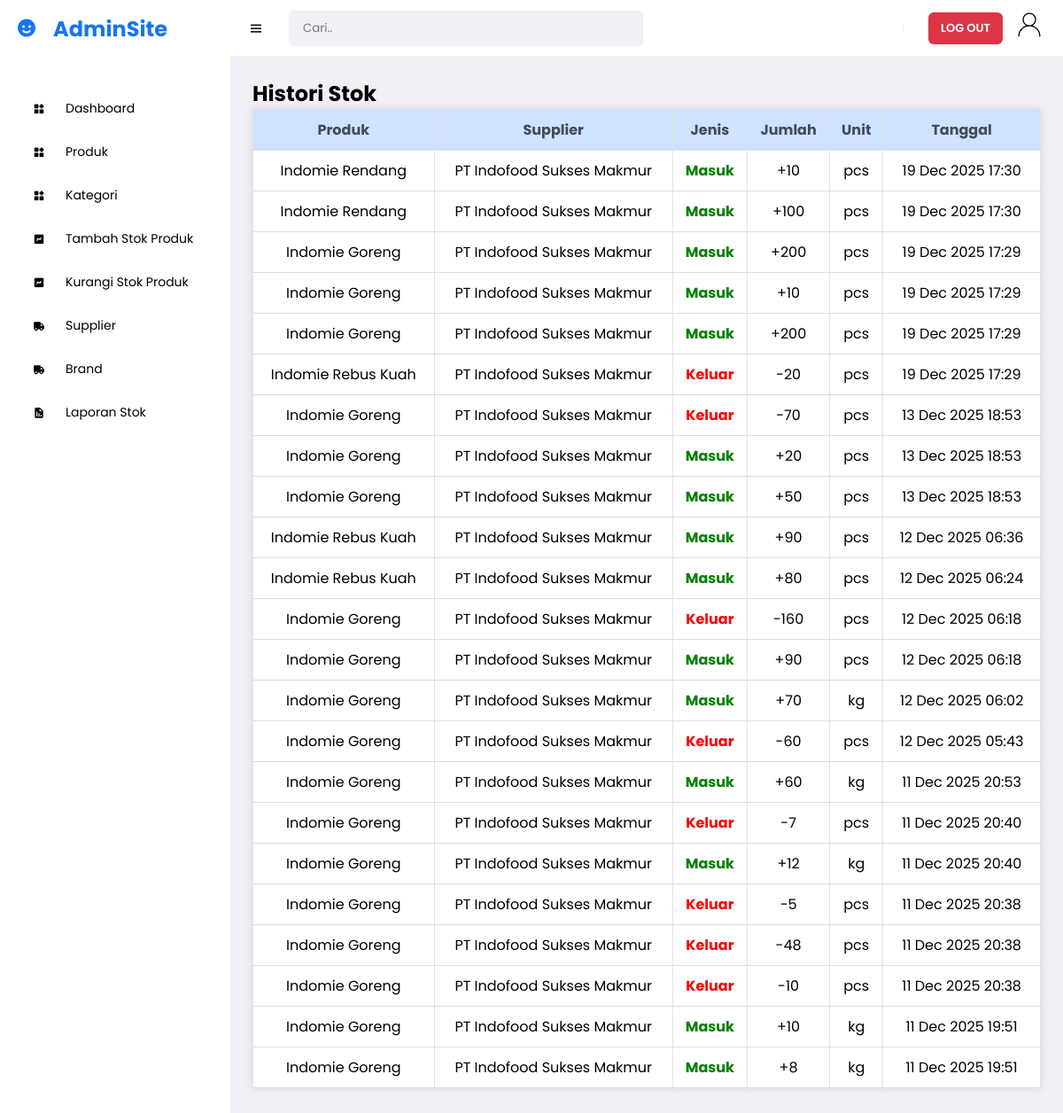
The page /supermarket-app/public/staff/laporan.php (signed in) on the database its author committed.
### tables this page shows
CREATE TABLE `restock_history` (
  `restock_history_id` int(10) UNSIGNED NOT NULL,
  `product_id` int(10) UNSIGNED NOT NULL,
  `supplier_id` int(10) UNSIGNED NOT NULL,
  `quantity_change` int(11) NOT NULL,
  `unit_id` int(10) UNSIGNED NOT NULL,
  `log_date` datetime NOT NULL
);

CREATE TABLE `product` (
  `product_id` int(10) UNSIGNED NOT NULL,
  `product_name` varchar(150) NOT NULL,
  `brand_id` int(10) UNSIGNED NOT NULL,
  `category_id` int(10) UNSIGNED NOT NULL,
  `supplier_id` int(10) UNSIGNED NOT NULL,
  `status_id` int(10) UNSIGNED DEFAULT NULL
);

CREATE TABLE `supplier` (
  `supplier_id` int(10) UNSIGNED NOT NULL,
  `supplier_name` varchar(50) NOT NULL,
  `supplier_address` varchar(100) NOT NULL,
  `supplier_phoneNum` varchar(15) NOT NULL
);

CREATE TABLE `qty_unit` (
  `unit_id` int(10) UNSIGNED NOT NULL,
  `unit_name` varchar(30) NOT NULL
);

CREATE TABLE `stock_adjustment` (
  `adjustment_id` int(10) UNSIGNED NOT NULL,
  `product_id` int(10) UNSIGNED NOT NULL,
  `supplier_id` int(10) UNSIGNED NOT NULL,
  `quantity_removed` int(11) NOT NULL,
  `unit_id` int(10) UNSIGNED NOT NULL,
  `log_date` datetime DEFAULT current_timestamp()
);

### supermarket-app/models/stock_model.php (called while the page is built, shortened)
<?php
require_once(__DIR__ . '/../config/db.php');
function get_restock_history() {
  global $conn;
  $query = "
    SELECT rh.*, p.product_name, s.supplier_name, u.unit_name
    FROM restock_history rh
    JOIN product p ON rh.product_id = p.product_id
    JOIN supplier s ON rh.supplier_id = s.supplier_id
    JOIN qty_unit u ON rh.unit_id = u.unit_id
    ORDER BY rh.log_date DESC
  ";
  $result = mysqli_query($conn, $query);
  return mysqli_fetch_all($result, MYSQLI_ASSOC);
}
function get_stock_adjustment() {
  global $conn;
  $query = "
    SELECT sa.*, p.product_name, s.supplier_name, u.unit_name
    FROM stock_adjustment sa
    JOIN product p ON sa.product_id = p.product_id
    JOIN supplier s ON sa.supplier_id = s.supplier_id
    JOIN qty_unit u ON sa.unit_id = u.unit_id
    ORDER BY sa.log_date DESC
  ";
  $result = mysqli_query($conn, $query);
  return mysqli_fetch_all($result, MYSQLI_ASSOC);
}

### supermarket-app/controllers/staff/stock_controller.php (called while the page is built, shortened)
<?php
require_once(__DIR__ . '/../../models/stock_model.php');
function read_restock_history_controller() {
  return get_restock_history();
}
function read_stock_adjustment_controller() {
  return get_stock_adjustment();
}

### supermarket-app/public/staff/laporan.php (the view, shortened to what this page needs)
<?php
require_once '../layout/header.php';
require_once '../layout/sidebar.php';
require_once '../../controllers/staff/stock_controller.php';
$restocks     = read_restock_history_controller();
$adjustments  = read_stock_adjustment_controller();
$stockLogs = [];
foreach ($restocks as $r) {
    $stockLogs[] = [
        'product'  => $r['product_name'],
        'supplier' => $r['supplier_name'],
        'type'     => 'Masuk',
        'qty'      => '+' . $r['quantity_change'],
        'unit'     => $r['unit_name'],
        'date'     => $r['log_date']
    ];
}
foreach ($adjustments as $a) {
    $stockLogs[] = [
        'product'  => $a['product_name'],
        'supplier' => $a['supplier_name'],
        'type'     => 'Keluar',
        'qty'      => '-' . $a['quantity_removed'],
        'unit'     => $a['unit_name'],
        'date'     => $a['log_date']
    ];
}
usort($stockLogs, function ($a, $b) {
    return strtotime($b['date']) - strtotime($a['date']);
});
?>
<section id = "content">
<div class="main-content">
   <h1>Histori Stok</h1>
   <table>
      <thead>
         <tr>
            <th>Produk</th>
            <th>Supplier</th>
            <th>Jenis</th>
            <th>Jumlah</th>
            <th>Unit</th>
            <th>Tanggal</th>
         </tr>
      </thead>
      <tbody>
         <?php if (!empty($stockLogs)): ?>
            <?php foreach ($stockLogs as $log): ?>
               <tr>
                  <td><?= $log['product'] ?></td>
                  <td><?= $log['supplier'] ?></td>
                  <td>
                     <?php if ($log['type'] === 'Masuk'): ?>
                        <span style="color:green;font-weight:bold;">Masuk</span>
                     <?php else: ?>
                        <span style="color:red;font-weight:bold;">Keluar</span>
                     <?php endif; ?>
                  </td>
                  <td><?= $log['qty'] ?></td>
                  <td><?= $log['unit'] ?></td>
                  <td><?= date('d M Y H:i', strtotime($log['date'])) ?></td>
               </tr>
            <?php endforeach; ?>
         <?php else: ?>
            <tr>
               <td colspan="6" style="text-align:center;">Belum ada histori stok</td>
            </tr>
         <?php endif; ?>
      </tbody>
   </table>
</div>
</section>

### supermarket-app/assets/css/dashboard.css (style rules this page uses)
* { font-family: "Poppins", serif; margin: 0; padding: 0; box-sizing: border-box; }
:root { --grey: #f1f0f6; --dark-grey: #8d8d8d; --light: #fff; --dark: #000; --green: #81d43a; --light-green: #e3ffcb; --blue: #1775f1; --light-blue: #d0e4ff; --dark-blue: #0c5fcd; --red: #fc3b56; --primary-text: #444b55; --error: #ef4444; --border: #e3e3e3; --primary-table: #cfe2ff; }
body { background: var(--grey); }
#content { position: relative; width: calc(100% - 260px); left: 260px; transition: all 0.3s ease; }
.main-content { padding: 25px; }
table { width: 100%; border-collapse: collapse; background-color: var(--light); box-shadow: 0 0 10px rgba(0, 0, 0, 0.1); margin-bottom: 20px; }
th, td { padding: 12px; border: 1px solid var(--border); text-align: center; }
th { background-color: var(--primary-table); color: var(--primary-text); }
table { width: 100%; border-collapse: collapse; margin-bottom: 40px; }
table th, table td { padding: 10px; border-bottom: 1px solid #ddd; }

### rows shown on the page
restock_history: product.product_name "Indomie Rendang", supplier.supplier_name "PT Indofood Sukses Makmur", shows "Masuk", qty "+10", unit.unit_name "pcs", log_date "19 Dec 2025 17:30"
restock_history: product.product_name "Indomie Rendang", supplier.supplier_name "PT Indofood Sukses Makmur", shows "Masuk", qty "+100", unit.unit_name "pcs", log_date "19 Dec 2025 17:30"
restock_history: product.product_name "Indomie Goreng", supplier.supplier_name "PT Indofood Sukses Makmur", shows "Masuk", qty "+200", unit.unit_name "pcs", log_date "19 Dec 2025 17:29"
restock_history: product.product_name "Indomie Goreng", supplier.supplier_name "PT Indofood Sukses Makmur", shows "Masuk", qty "+10", unit.unit_name "pcs", log_date "19 Dec 2025 17:29"
restock_history: product.product_name "Indomie Goreng", supplier.supplier_name "PT Indofood Sukses Makmur", shows "Masuk", qty "+200", unit.unit_name "pcs", log_date "19 Dec 2025 17:29"
stock_adjustment: product.product_name "Indomie Rebus Kuah", supplier.supplier_name "PT Indofood Sukses Makmur", shows "Keluar", qty "-20", unit.unit_name "pcs", log_date "19 Dec 2025 17:29"
stock_adjustment: product.product_name "Indomie Goreng", supplier.supplier_name "PT Indofood Sukses Makmur", shows "Keluar", qty "-70", unit.unit_name "pcs", log_date "13 Dec 2025 18:53"
restock_history: product.product_name "Indomie Goreng", supplier.supplier_name "PT Indofood Sukses Makmur", shows "Masuk", qty "+20", unit.unit_name "pcs", log_date "13 Dec 2025 18:53"
restock_history: product.product_name "Indomie Goreng", supplier.supplier_name "PT Indofood Sukses Makmur", shows "Masuk", qty "+50", unit.unit_name "pcs", log_date "13 Dec 2025 18:53"
restock_history: product.product_name "Indomie Rebus Kuah", supplier.supplier_name "PT Indofood Sukses Makmur", shows "Masuk", qty "+90", unit.unit_name "pcs", log_date "12 Dec 2025 06:36"
restock_history: product.product_name "Indomie Rebus Kuah", supplier.supplier_name "PT Indofood Sukses Makmur", shows "Masuk", qty "+80", unit.unit_name "pcs", log_date "12 Dec 2025 06:24"
stock_adjustment: product.product_name "Indomie Goreng", supplier.supplier_name "PT Indofood Sukses Makmur", shows "Keluar", qty "-160", unit.unit_name "pcs", log_date "12 Dec 2025 06:18"
restock_history: product.product_name "Indomie Goreng", supplier.supplier_name "PT Indofood Sukses Makmur", shows "Masuk", qty "+90", unit.unit_name "pcs", log_date "12 Dec 2025 06:18"
restock_history: product.product_name "Indomie Goreng", supplier.supplier_name "PT Indofood Sukses Makmur", shows "Masuk", qty "+70", unit.unit_name "kg", log_date "12 Dec 2025 06:02"
stock_adjustment: product.product_name "Indomie Goreng", supplier.supplier_name "PT Indofood Sukses Makmur", shows "Keluar", qty "-60", unit.unit_name "pcs", log_date "12 Dec 2025 05:43"
restock_history: product.product_name "Indomie Goreng", supplier.supplier_name "PT Indofood Sukses Makmur", shows "Masuk", qty "+60", unit.unit_name "kg", log_date "11 Dec 2025 20:53"
stock_adjustment: product.product_name "Indomie Goreng", supplier.supplier_name "PT Indofood Sukses Makmur", shows "Keluar", qty "-7", unit.unit_name "pcs", log_date "11 Dec 2025 20:40"
restock_history: product.product_name "Indomie Goreng", supplier.supplier_name "PT Indofood Sukses Makmur", shows "Masuk", qty "+12", unit.unit_name "kg", log_date "11 Dec 2025 20:40"
stock_adjustment: product.product_name "Indomie Goreng", supplier.supplier_name "PT Indofood Sukses Makmur", shows "Keluar", qty "-5", unit.unit_name "pcs", log_date "11 Dec 2025 20:38"
stock_adjustment: product.product_name "Indomie Goreng", supplier.supplier_name "PT Indofood Sukses Makmur", shows "Keluar", qty "-48", unit.unit_name "pcs", log_date "11 Dec 2025 20:38"
stock_adjustment: product.product_name "Indomie Goreng", supplier.supplier_name "PT Indofood Sukses Makmur", shows "Keluar", qty "-10", unit.unit_name "pcs", log_date "11 Dec 2025 20:38"
restock_history: product.product_name "Indomie Goreng", supplier.supplier_name "PT Indofood Sukses Makmur", shows "Masuk", qty "+10", unit.unit_name "kg", log_date "11 Dec 2025 19:51"
restock_history: product.product_name "Indomie Goreng", supplier.supplier_name "PT Indofood Sukses Makmur", shows "Masuk", qty "+8", unit.unit_name "kg", log_date "11 Dec 2025 19:51"
